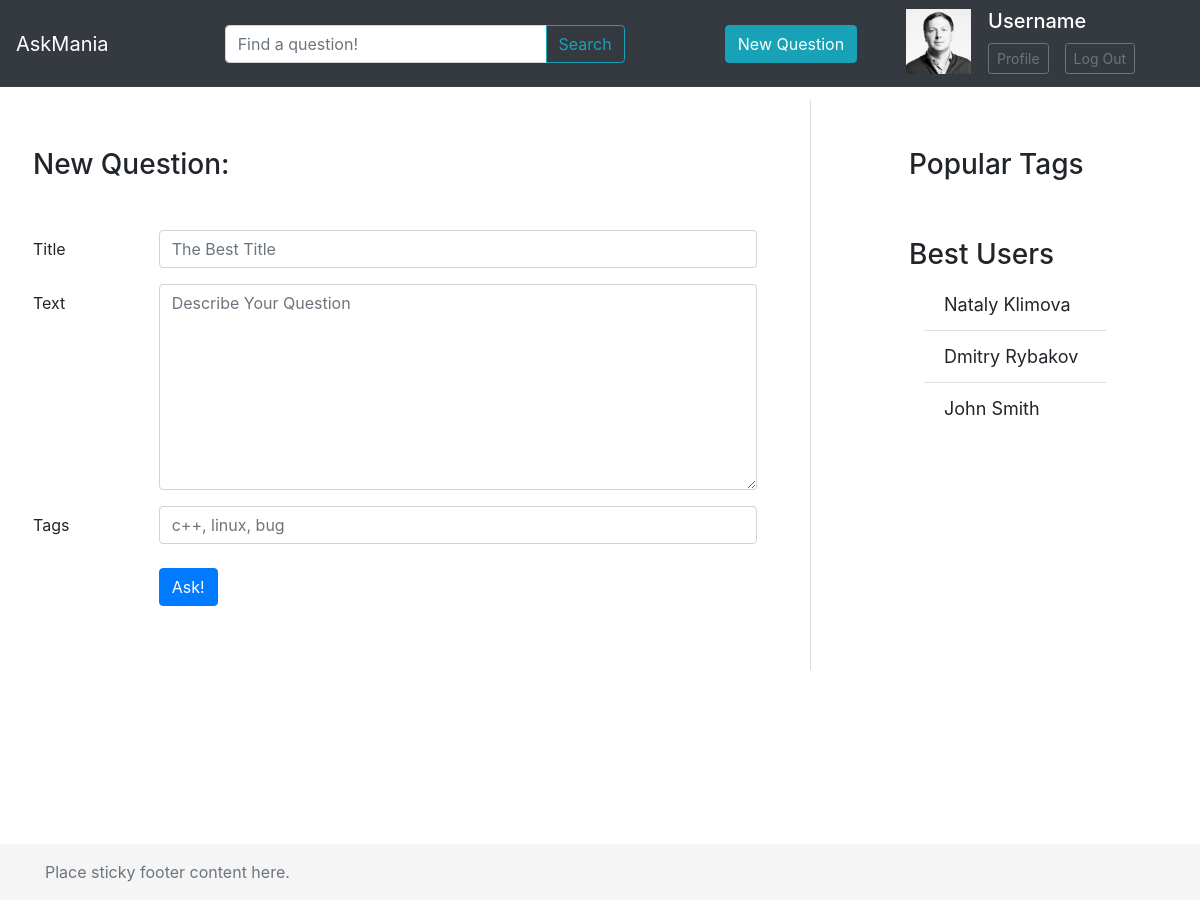
Page /ask/ on the committed database.
### question/models.py (models this page shows, shortened)
class Profile(models.Model):
    login = models.CharField(max_length=255, verbose_name='Login')
    name = models.CharField(max_length=255, verbose_name='Name')
    rating = models.IntegerField(default=0, verbose_name='Rating')
    birthday = models.DateField(default=now(), verbose_name='Birthday')
    email = models.EmailField(verbose_name="Email")
    avatar = models.ImageField(verbose_name="Avatar")
    class Meta:
        verbose_name = "Profile"
        verbose_name_plural = "Profile"

### question/views.py (the view)
# urls.py: path('ask/', question_views.new_question, name='new_question'),
def new_question(request):
    questions = models.Question.objects.all()
    users = models.Profile.objects.all()
    tags = models.Tag.objects.all()
    return render(request, "question/new-question.html", {"Tags": tags, "Questions": questions, "Users": users})

### question/templates/question/new-question.html (shortened to what this page needs)
{% extends "question/base.html" %}
{% load static %}
{% block questions %}
    <div class="p-5">
        <h3 class="mb-5">New Question:</h3>
        <form class="needs-validation" novalidate>
            <div class="form-group row">
                <label for="topic" class="col-sm-2 col-form-label">Title</label>
                <div class="col-sm-10">
                    <input class="form-control" id="topic" type="text" placeholder="The Best Title" required>
                </div>
            </div>
            <div class="form-group row">
                <label for="textArea" class="col-sm-2 col-form-label">Text</label>
                <div class="col-sm-10">
                <textarea class="form-control" id="textArea" rows="8" placeholder="Describe Your Question"
                          required></textarea>
                </div>
            </div>
            <div class="form-group row mb-4">
                <label for="tags" class="col-sm-2 col-form-label">Tags</label>
                <div class="col-sm-10">
                    <input class="form-control" type="text" id="tags" placeholder="c++, linux, bug">
                </div>
            </div>
            <div class="form-group row">
                <div class="col-sm-2"></div>
                <div class="col-sm-10">
                    <button type="submit" class="btn btn-primary">Ask!</button>
                </div>
            </div>
        </form>
    </div>
{% endblock %}

### question/templates/question/base.html (shortened to what this page needs)
<!doctype html>
<html lang="en">
<head>
    {% load static %}
    <link rel="stylesheet" href="{% static 'css/bootstrap.min.css' %}">
    <link rel="stylesheet" href="{% static 'css/my-styles.css' %}">
</head>
<body>
<header>
    <nav class="navbar navbar-expand-md navbar-dark fixed-top bg-dark">
        <a class="navbar-brand" id="rer" href="{% url 'base' %}">AskMania</a>
        <div class="input-group mr-5 max-size-100 mx-auto">
            <input type="text" class="form-control" placeholder="Find a question!" aria-label="Recipient's username"
                   aria-describedby="button-addon2">
            <div class="input-group-append">
                <button class="btn btn-outline-info" type="button" id="button-addon2">Search</button>
            </div>
        </div>
        <a href="{% url 'new_question' %}">
            <button type="button" class="btn btn-info mr-5">New Question</button>
        </a>
        <table class="mb-1 max-size-50 mr-5">
            <tr>
                <td class="pr-3" rowspan="2"><img
                        src="{% static 'img/grishin.jpg.768x768_q95_box-712,0,2249,1537_crop_detail.jpg' %}"
                        width="65px" height="65px" alt="we"/>
                </td>
                <td><h5 class="no-wrap" style="color: white">Username</h5></td>
            </tr>
            <tr>
                <td>
                    <ul class="navbar-nav">
                        <li class="nav-item mr-2">
                            <button type="button" class="btn btn-outline-secondary btn-sm">Profile</button>
                        </li>
                        <li class="nav-item ml-2">
                            <button type="button" class="btn btn-outline-secondary btn-sm no-wrap">Log Out</button>
                        </li>
                    </ul>
                </td>
            </tr>
        </table>
    </nav>
</header>
<div class="row main-content">
    <div class="col-8 p-0">
        {% block questions %}{% endblock %}
    </div>
    <div class="col-3 px-5">
        <div class="pt-5">
            <h3>Popular Tags</h3>
            <h3 class="mt-5">Best Users</h3>
            <div class="container my-container">
                <ul class="list-group list-group-flush">
                    {% for user in Users %}
                        <li class="list-group-item">{{ user.name }}</li>
                    {% endfor %}
                </ul>
            </div>
        </div>
    </div>
</div>
<footer class="footer mt-auto py-3">
    <div class="container">
        <span class="text-muted">Place sticky footer content here.</span>
    </div>
</footer>
</body>
</html>

### question/static/css/my-styles.css (style rules this page uses)
html { height: 100%; }
body { overflow-x: hidden; min-height: 100%; position: relative; margin: 0; }
footer { background-color: #f5f5f5; position: absolute; bottom: 0; width: 100%; }
.main-content { margin-top: 100px; padding-bottom: 100px; }
.no-wrap { white-space: nowrap; }
.max-size-100 { width: 400px; }
.max-size-50 { width: 200px; }
.my-container { font-size: large; }

### rows in the picture
Profile: name "Nataly Klimova"
Profile: name "Dmitry Rybakov"
Profile: name "John Smith"
